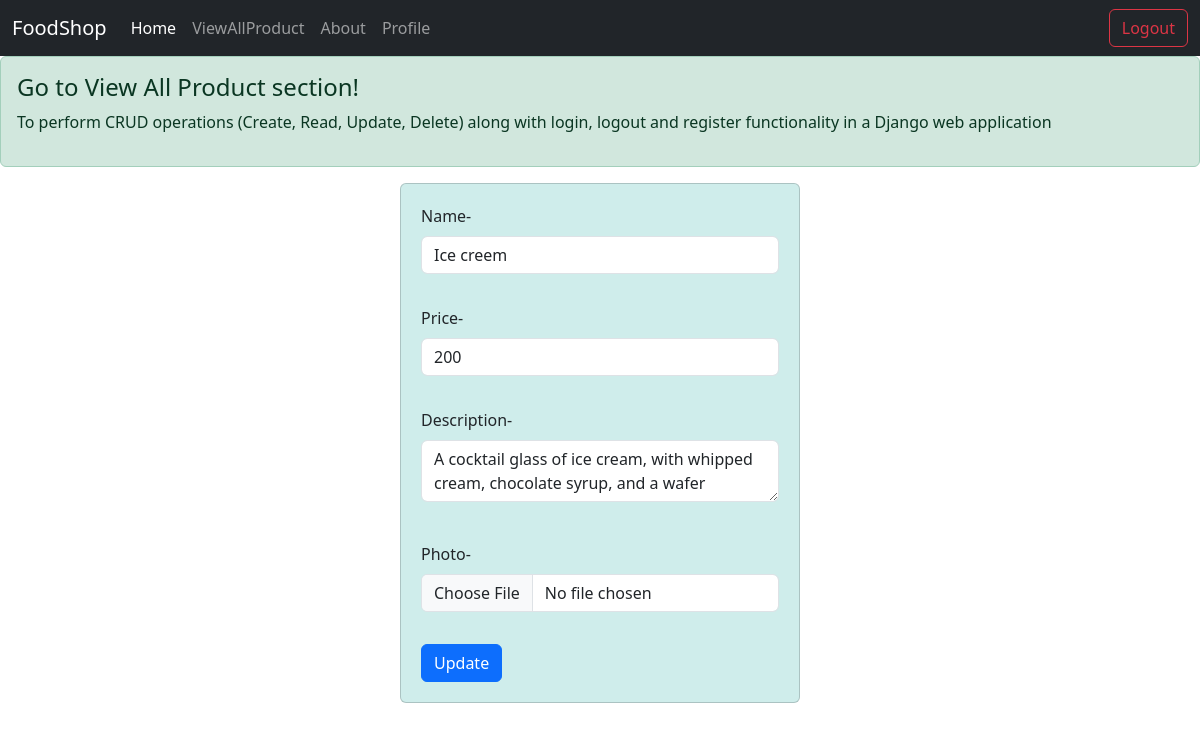
Page /update/3/ (signed in) on the committed database.
### foodapp/models.py (models this page shows, shortened)
class Item(models.Model):
    item_name=models.CharField(max_length=122)
    item_desc=models.CharField(max_length=122)
    item_price=models.IntegerField()
    item_image=models.FileField(max_length=122)

### foodapp/views.py (the view, shortened to what this page needs)
# urls.py: path('update/<int:id>/', update_item, name='update'),
@login_required
def update_item(request,id):
    item=Item.objects.get(id=id)
    context={
        'item':item
    }
    return render(request,'update.html',context)

### foodapp/templates/update.html (shortened to what this page needs)
{% extends "base.html" %}
{% block body %}
<div class="card" style="width: 400px; padding: 20px; margin: 0 auto; background-color:#CFEDEB">
    <form method="POST">
        <div class="mb-2">
            <label for="exampleInputEmail1" class="form-label">Name-</label>
            <input type="text" class="form-control" value="{{ item.item_name }}" id="exampleInputEmail1" name="item_name"><br>
        </div>
        <div class="mb-2">
            <label for="exampleInputPassword1" class="form-label">Price-</label>
            <input type="text" class="form-control" value="{{ item.item_price }}" id="exampleInputPassword1" name="item_price"><br>
        </div>
        <div class="mb-3">
            <label for="exampleInputPassword1" class="form-label">Description-</label>
            <textarea class="form-control" id="exampleInputPassword1" name="item_desc">{{ item.item_desc }}</textarea><br>
        </div>
        <div class="mb-2">
            <label for="exampleInputPassword1" class="form-label">Photo-</label>
            <input type="file" class="form-control" id="exampleInputPassword1" name="item_image"><br>
        </div>
        <button type="submit" class="btn btn-primary">Update</button>
    </form>
</div>
{% endblock %}

### rows in the picture
Item: item_name "Ice creem", item_price "200", item_desc "A cocktail glass of ice cream, with whipped cream, chocolate syrup, and a wafer"
